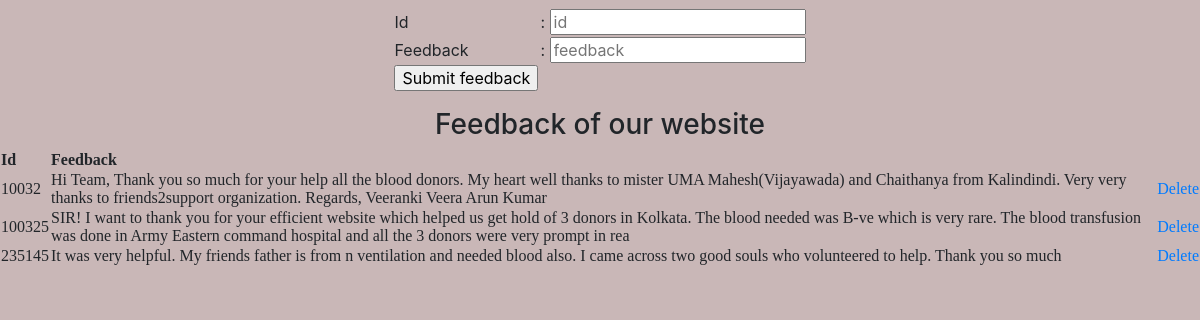
/Comments/comments.php, run on the app's committed database.
### tables this page shows
CREATE TABLE `comments` (
  `id` int(11) NOT NULL,
  `feedback` varchar(255) NOT NULL
);

### Comments/controllers/comcon.php (called while the page is built, shortened)
<?php
    require_once 'models/db_config.php';
	$id="";
	$feedback="";
	function getDoners($id) {
		$query = "select * from comments";
		$rs = get($query);
		return $rs;
	}
	 ?>

### Comments/models/db_config.php (called while the page is built, shortened)
<?php
	$db_server="localhost";
	$db_uname="root";
	$db_pass="";
	$db_name="my2p";
    function get($query) {
        global $db_server,$db_uname,$db_pass,$db_name ;
        $conn = mysqli_connect($db_server,$db_uname,$db_pass,$db_name);
        $data = array();
        if($conn) {
            $result = mysqli_query($conn,$query);
            while ($row = mysqli_fetch_assoc($result)) {
                $data [] = $row;
            }
        }
        return $data;
    }
?>

### Comments/comments.php (the view, shortened to what this page needs)
<?php
 require_once 'controllers/comcon.php';
?>
<html>
<head>
    <link rel="stylesheet" href="https://maxcdn.bootstrapcdn.com/bootstrap/4.0.0/css/bootstrap.min.css">
    <link rel="stylesheet" href="editd.css">
    </head>
    <body>
        <fieldset>
        <form action="" onsubmit="return validate()" method="post">
		<table align="center">
		<tr>
              <td>Id</td>
              <td>: <input type="text" name="id" id="id" value="<?php echo $id;?>" placeholder="id"></td>
			</tr>
            <tr>
              <td>Feedback</td>
              <td>: <input type="textarea "   name="feedback" id="feedback" value="<?php echo $feedback;?>" placeholder="feedback"></td>
			</tr>
		    <tr>
             <td><input type="Submit" name="Add" value="Submit feedback"></td>
		    </tr>
		</table>
        </form>
        </fieldset>
<?php
      require_once 'controllers/comcon.php';
      $doners = getDoners($id);
?>
        <fieldset>
		    <h3 align="middle">Feedback of our website</h3>
            <p align="middle">
			<table >
               <th>Id</th>
			   <th>Feedback</th>
                <?php
                foreach($doners as $d){
                    echo "<tr>";
                        echo "<td>".$d["id"]."</td>";
                        echo "<td>".$d["feedback"]."</td>";
                        echo '<td><a href="delcomments.php?id='.$d["id"].'">Delete</a></td>';
                    echo "</tr>";
                }
                ?>
            </table>
			</p>
        </fieldset>
    </body>
</html>

### Doner/editd.css (style rules this page uses)
body { background-color: c9b7b7; }
p { font-family: verdana; font-size: 20px; }

### data on the page
comments: id "10032", feedback "Hi Team, Thank you so much for your help all the blood donors. My heart well thanks to mister UMA Mahesh(Vijayawada) and Chaithanya from Kalindindi. Very very thanks to friends2support organization. Regards, Veeranki Veera Arun Kumar"
comments: id "100325", feedback "SIR! I want to thank you for your efficient website which helped us get hold of 3 donors in Kolkata. The blood needed was B-ve which is very rare. The blood transfusion was done in Army Eastern command hospital and all the 3 donors were very prompt in rea"
comments: id "235145", feedback "It was very helpful. My friends father is from n ventilation and needed blood also. I came across two good souls who volunteered to help. Thank you so much"
